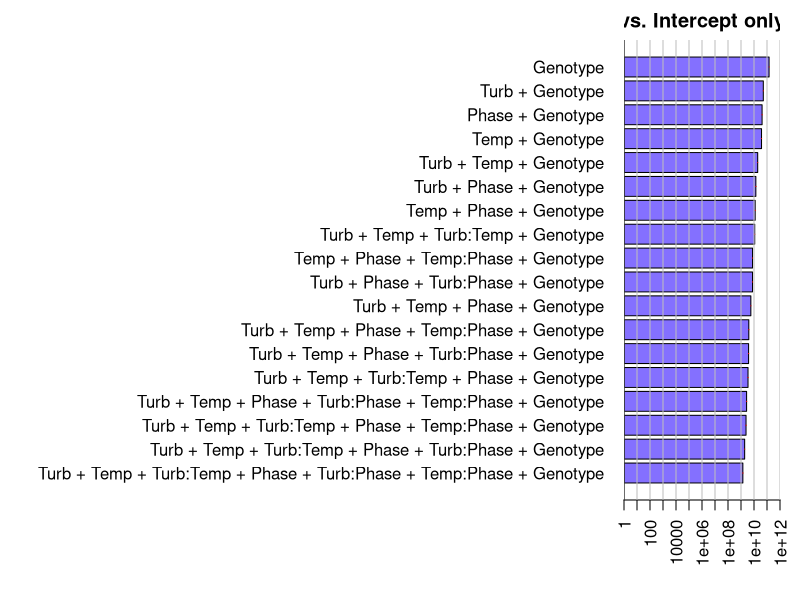

Reproduce this figure in R.
## ---- chunk 1
bio <- read.csv("All_Bio_Data_Together.csv")
## ---- chunk 2
bio$Genotype <- sub("(^[^-]+)-.*", "\\1", bio$Coral.ID)
## ---- chunk 3
library(dplyr) #The package we need to mutate

#Makes us a data frame where everything has the sacrifice subtracted from it by genotype
bio.cambios <- bio %>%
  group_by(Genotype) %>%
  mutate(change.symbiont = Symbiont.Counts..symbiont.cm2. - Symbiont.Counts..symbiont.cm2.[Treatment == "None"], change.chla = Chl.a - Chl.a[Treatment == "None"], change.Chl.C.2 = Chl.C.2 - 
           Chl.C.2[Treatment == "None"], change.Chl.a.C.2 = Chl.a.C.2 - 
          Chl.a.C.2[Treatment == "None"], change.Protein.Concentration = 
           Protein.Concentration..mg.cm.2.mL.. - Protein.Concentration..mg.cm.2.mL..[Treatment == "None"], 
         change.Chl.per.symbiont = Chl.a.c.2.per.symbiont..x1000. - Chl.a.c.2.per.symbiont..x1000.[Treatment == "None"])
## ---- chunk 4
class(bio.cambios$Experiment) #Numeric, we can make that work
#New data frame without the experiment numbers we don't like
cambios <- bio.cambios[ which(bio.cambios$Experiment != 1.1 & 
                                bio.cambios$Experiment != 2.5), ]
#This also dropped all the NAs, but that may be okay
## ---- chunk 5
#So first we need to account for 2.10 getting changed to 2.1, but that's an easy fix
cambios$Experiment <- as.character(cambios$Experiment)
cambios$Experiment <- gsub("2.1", "2.10", cambios$Experiment)

#Now let's get a column for just trial numbers
cambios$Trial.Sequence <- as.numeric(sub(".*\\.", "", cambios$Experiment))
## ---- chunk 6
cambios$Phase <- substr(cambios$Experiment, 1, 1)
## ---- chunk 7
class(cambios$Treatment) #It's character, which I think should work well
unique(cambios$Treatment)
## ---- chunk 8
#So turbidities are easy, temperatures may be a bit cheekier
cambios$Turb <- substr(cambios$Treatment, 1, 2)
cambios$Turb <- as.numeric(cambios$Turb)

#Let's see if we can reverse substring and then replace
library(stringr) #bringing in a package we need to substring backwards
cambios$Temp <- str_sub(cambios$Treatment,-3,-1) #Getting the last 3 characters or less when
#there are less
cambios$Temp <- gsub("15", "27", cambios$Temp)
cambios$Temp <- gsub("29", "27", cambios$Temp)
cambios$Temp <- gsub("50", "27", cambios$Temp)
cambios$Temp <- gsub("C", "", cambios$Temp)
cambios$Temp <- gsub("0", "27", cambios$Temp)
cambios$Temp <- gsub("327", "30", cambios$Temp) #It's only stupid if it doesn't work
cambios$Temp <- as.numeric(cambios$Temp)
## ---- chunk 9
# Load packages
library(BayesFactor) # needed to calculate Bayes factors
library(here) # needed to assign working directory for relative paths 
## ---- chunk 10
colnames(cambios)
## ---- chunk 11
cambios$Genotype <- as.factor(cambios$Genotype)
cambios$Phase <- as.factor(cambios$Phase)
## ---- chunk 12
#So now we make our Bayesian Models
bayes_rm <- generalTestBF(Protein.Concentration..mg.cm.2.mL.. ~ Turb * 
                            Temp * Phase + Genotype, 
                          data = cambios, whichRandom = "Genotype", 
                          neverExclude = "Genotype")
## ---- chunk 13
bayes_rm
## ---- chunk 14
#So now we make our Bayesian Models
bayes_rm.change.protein<- generalTestBF(change.Protein.Concentration ~ Turb * 
                            Temp*Phase + Genotype, 
                          data = cambios, whichRandom = "Genotype", 
                          neverExclude = "Genotype")
## ---- chunk 15
bayes_rm.change.protein
## ---- chunk 16
plot(bayes_rm.change.protein)
